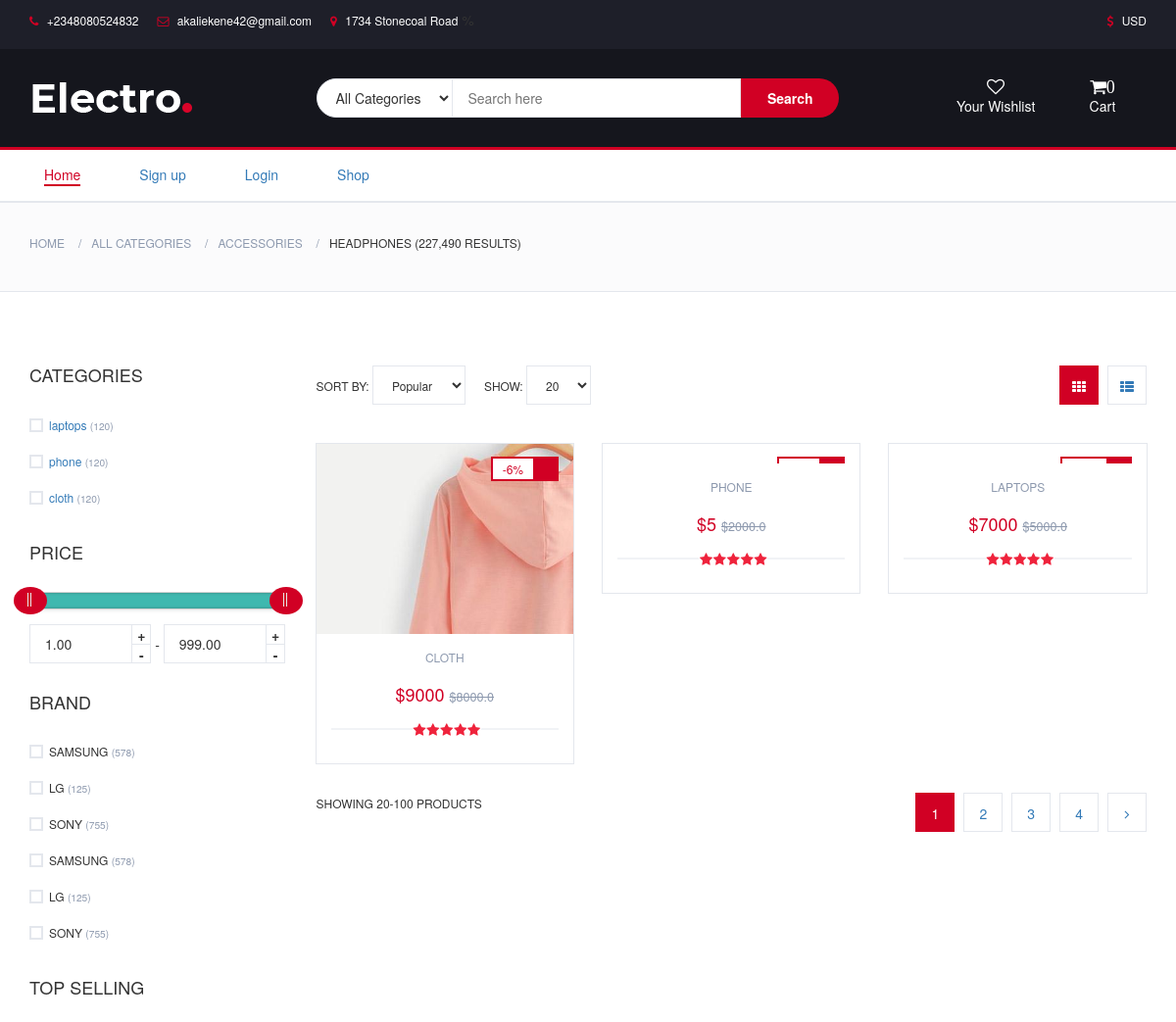
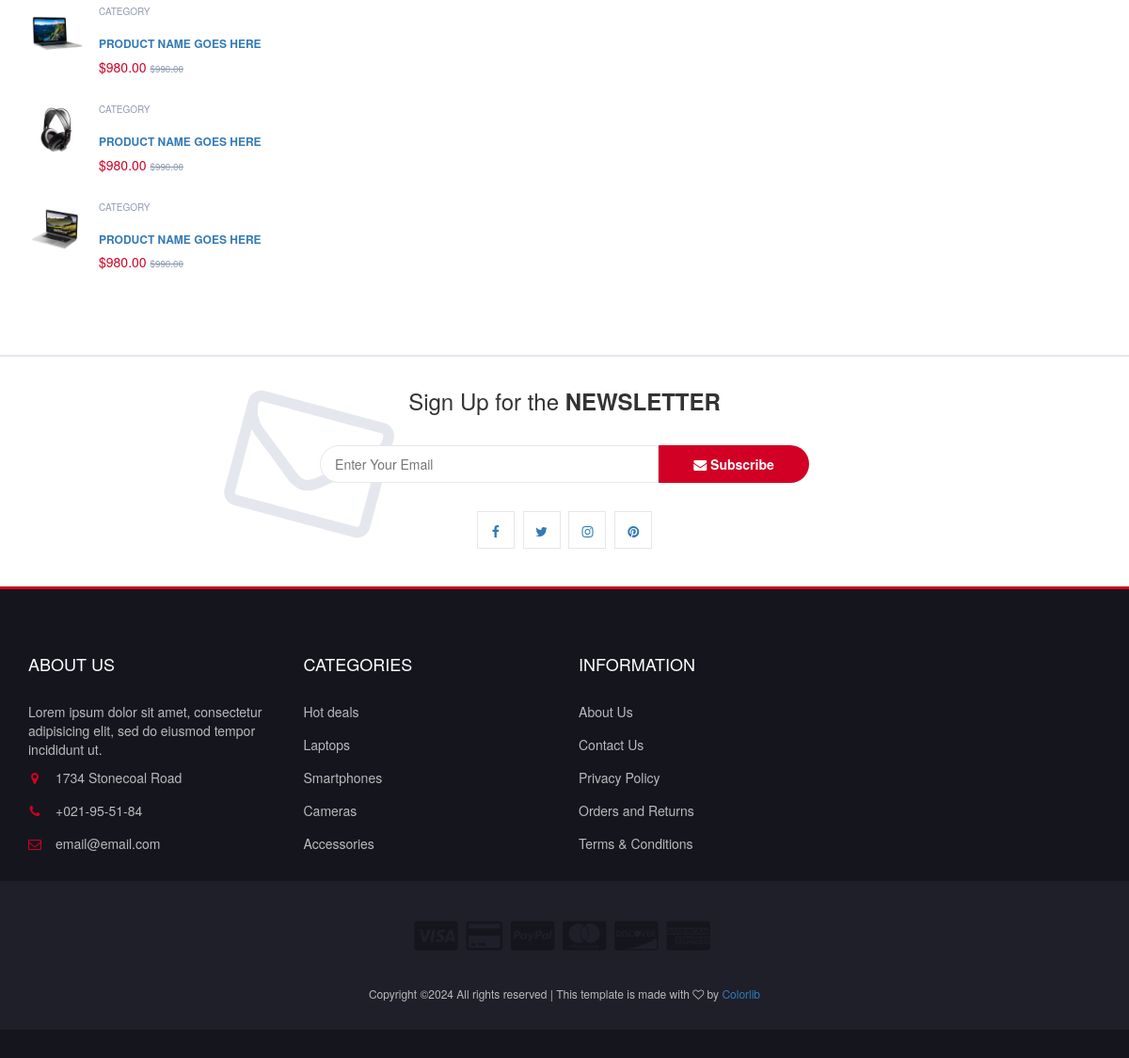
The page /web-project/product-shop on the database its author committed (2 pictures, top to bottom).
### frontend/models.py (models this page shows, shortened)
class Category(models.Model):
    name = models.CharField(max_length=150)
    image = models.FileField(upload_to="category", default=True)
    created_at = models.DateTimeField(auto_now_add=True)
    updated_at = models.DateTimeField(auto_now=True)
    def __str__(self):
        return self.name
    class Meta():
        verbose_name_plural = 'Category'

class Product(models.Model):
    name = models.CharField(max_length=50)
    image = models.FileField(upload_to="document")
    category = models.ForeignKey(Category, on_delete=models.CASCADE, default=True)
    discount = models.IntegerField(default=True)
    old = models.FloatField(default=True)
    price = models.IntegerField()
    num_site = models.IntegerField(default=0)
    created_by = models.CharField(max_length=50)
    user = models.ForeignKey(User, on_delete=models.CASCADE)
    description = models.TextField()
    likes = models.ManyToManyField(User, related_name='likes', blank=True)
    favourite = models.ManyToManyField(User, related_name='favourite', blank=True)
    created_at = models.DateTimeField(auto_now_add=True)
    updated_at = models.DateTimeField(auto_now=True)
    class Meta():
        verbose_name_plural = 'Product'
    class Meta():
        ordering = ['-created_at',]

### frontend/views.py (the view)
# urls.py: path('product-shop', views.shop, name='shop'),
def shop(request):
    post = Product.objects.all().order_by('-created_at')
    cat = Category.objects.all()
    return render(request, 'frontend/store.html', {'post':post, 'cat':cat})

### templates/frontend/store.html (shortened to what this page needs)
{% extends "frontend/base.html" %}
{% load static %}
{% block content %}
	<div id="breadcrumb" class="section">
		<div class="container">
			<div class="row">
				<div class="col-md-12">
					<ul class="breadcrumb-tree">
						<li><a href="#">Home</a></li>
						<li><a href="#">All Categories</a></li>
						<li><a href="#">Accessories</a></li>
						<li class="active">Headphones (227,490 Results)</li>
					</ul>
				</div>
			</div>
		</div>
	</div>
	<div class="section">
		<div class="container">
			<div class="row">
				<div id="aside" class="col-md-3">
					<div class="aside">
						<h3 class="aside-title">Categories</h3>
						<div class="checkbox-filter">
							{% for x in cat %}
							<div class="input-checkbox">
								<label for="category-1">
									<span></span>
									<a href="{% url 'frontend:categorydetail' x.id %}">{{ x.name }}</a>
									<small>(120)</small>
								</label>
							</div>
							{% endfor %}
						</div>
					</div>
					<div class="aside">
						<h3 class="aside-title">Price</h3>
						<div class="price-filter">
							<div id="price-slider"></div>
							<div class="input-number price-min">
								<input id="price-min" type="number">
								<span class="qty-up">+</span>
								<span class="qty-down">-</span>
							</div>
							<span>-</span>
							<div class="input-number price-max">
								<input id="price-max" type="number">
								<span class="qty-up">+</span>
								<span class="qty-down">-</span>
							</div>
						</div>
					</div>
					<div class="aside">
						<h3 class="aside-title">Brand</h3>
						<div class="checkbox-filter">
							<div class="input-checkbox">
								<label for="brand-1">
									<span></span>
									SAMSUNG
									<small>(578)</small>
								</label>
							</div>
							<div class="input-checkbox">
								<label for="brand-2">
									<span></span>
									LG
									<small>(125)</small>
								</label>
							</div>
							<div class="input-checkbox">
								<label for="brand-3">
									<span></span>
									SONY
									<small>(755)</small>
								</label>
							</div>
							<div class="input-checkbox">
								<label for="brand-4">
									<span></span>
									SAMSUNG
									<small>(578)</small>
								</label>
							</div>
							<div class="input-checkbox">
								<label for="brand-5">
									<span></span>
									LG
									<small>(125)</small>
								</label>
							</div>
							<div class="input-checkbox">
								<label for="brand-6">
									<span></span>
									SONY
									<small>(755)</small>
								</label>
							</div>
						</div>
					</div>
					<div class="aside">
						<h3 class="aside-title">Top selling</h3>
						<div class="product-widget">
							<div class="product-img">
								<img src="./img/product01.png" alt="">
							</div>
							<div class="product-body">
								<p class="product-category">Category</p>
								<h3 class="product-name"><a href="#">product name goes here</a></h3>
								<h4 class="product-price">$980.00 <del class="product-old-price">$990.00</del></h4>
							</div>
						</div>
						<div class="product-widget">
							<div class="product-img">
								<img src="./img/product02.png" alt="">
							</div>
							<div class="product-body">
								<p class="product-category">Category</p>
								<h3 class="product-name"><a href="#">product name goes here</a></h3>
								<h4 class="product-price">$980.00 <del class="product-old-price">$990.00</del></h4>
							</div>
						</div>
						<div class="product-widget">
							<div class="product-img">
								<img src="./img/product03.png" alt="">
							</div>
							<div class="product-body">
								<p class="product-category">Category</p>
								<h3 class="product-name"><a href="#">product name goes here</a></h3>
								<h4 class="product-price">$980.00 <del class="product-old-price">$990.00</del></h4>
							</div>
						</div>
					</div>
				</div>
				<div id="store" class="col-md-9">
					<div class="store-filter clearfix">
						<div class="store-sort">
							<label>
								Sort By:
								<select class="input-select">
									<option value="0">Popular</option>
								</select>
							</label>
							<label>
								Show:
								<select class="input-select">
									<option value="0">20</option>
								</select>
							</label>
						</div>
						<ul class="store-grid">
							<li class="active"><i class="fa fa-th"></i></li>
							<li><a href="#"><i class="fa fa-th-list"></i></a></li>
						</ul>
					</div>
					<div class="row">
						{% for x in post %}
						<a href="{% url 'frontend:two' x.id %}">
							<div class="col-md-4 col-xs-6">
								<div class="product">
									<div class="product-img">
										<img src="{{ x.image.url }}" alt="">
										<div class="product-label">
											<span class="sale">-{{ x.discount }}%</span>
											<span class="new">{{ x.selling }}</span>
										</div>
									</div>
									<div class="product-body">
										<p class="product-category">{{ x.category }}</p>
										<h4 class="product-price">${{ x.price }} <del class="product-old-price">${{ x.old }}</del></h4>
										<div class="product-rating">
											<i class="fa fa-star"></i>
											<i class="fa fa-star"></i>
											<i class="fa fa-star"></i>
											<i class="fa fa-star"></i>
											<i class="fa fa-star"></i>
										</div>
									</div>
									<div class="add-to-cart">
										<a href="{% url 'frontend:cart_add' x.id %}"><button class="add-to-cart-btn"> add to cart</button></a>
									</div>
								</div>
							</div>
						</a>
						{% endfor %}
					</div>
					<div class="store-filter clearfix">
						<span class="store-qty">Showing 20-100 products</span>
						<ul class="store-pagination">
							<li class="active">1</li>
							<li><a href="#">2</a></li>
							<li><a href="#">3</a></li>
							<li><a href="#">4</a></li>
							<li><a href="#"><i class="fa fa-angle-right"></i></a></li>
						</ul>
					</div>
				</div>
			</div>
		</div>
	</div>
{% endblock %}

### templates/frontend/base.html (shortened to what this page needs)
{% load static %}
<!DOCTYPE html>
<html lang="en">
	<head>
		<link rel="stylesheet" href="{% static 'frontend/css/joy.css' %}">
    	<link rel="stylesheet" href="{% static 'frontend/css/bootstrap.min.css' %}">
		<link type="text/css" rel="stylesheet" href="{% static 'frontend/css/slick.css' %}"/>
		<link type="text/css" rel="stylesheet" href="{% static 'frontend/css/slick-theme.css' %}"/>
		<link type="text/css" rel="stylesheet" href="{% static 'frontend/css/nouislider.min.css' %}"/>
		<link rel="stylesheet" href="{% static 'frontend/css/font-awesome.min.css' %}">
		<link rel="stylesheet" href="//cdn.jsdelivr.net/npm/alertifyjs@1.13.1/build/css/alertify.min.css"/>
		<link rel="stylesheet" href="//cdn.jsdelivr.net/npm/alertifyjs@1.13.1/build/css/themes/default.min.css"/>
    </head>
	<body>
		{% load cart_tag %}
		<header>
			<div id="top-header">
				<div class="container">
					<ul class="header-links pull-left">
						<li><a href="#"><i class="fa fa-phone"></i> +2348080524832</a></li>
						<li><a href="#"><i class="fa fa-envelope-o"></i> akaliekene42@gmail.com</a></li>
						<li><a href="#"><i class="fa fa-map-marker"></i> 1734 Stonecoal Road</a></li>
					</ul>
					<ul class="header-links pull-right">
						<li><a href="#"><i class="fa fa-dollar"></i> USD</a></li>
					</ul>
				</div>
			</div>
			<div id="header">
				<div class="container">
					<div class="row">
						<div class="col-md-3">
							<div class="header-logo">
								<a href="#" class="logo">
									<img src="{% static 'frontend/img/logo.png' %}" alt="">
								</a>
							</div>
						</div>
						<div class="col-md-6">
							<div class="header-search">
								<form action="{% url 'frontend:search' %}" method="get">
									<select class="input-select">
										<option value="0">All Categories</option>
									</select>
									<input class="input" name="search" placeholder="Search here">
									<button class="search-btn">Search</button>
								</form>
							</div>
						</div>
						<div class="col-md-3 clearfix">
							<div class="header-ctn">
								<div>
									<a href="#">
										<span><a href="{% url 'frontend:post_list' %}"><i class="fa fa-heart-o"></i>Your Wishlist</a></span>
									</a>
								</div>
								<div class="dropdown">
									<a href="{% url 'frontend:cart_detail' %}"><i class="fa fa-shopping-cart">{{request.session.cart|length}}</i>Cart</a>
								</div>
							</div>
						</div>
					</div>
				</div>
			</div>
		</header>
		<nav id="navigation">
			<div class="container">
				<div id="responsive-nav">
					<ul class="main-nav nav navbar-nav">
						<li class="active"><a href="{% url 'home' %}">Home</a></li>
						<li><a href="{% url 'frontend:register' %}">Sign up</a></li>
						<li><a href="{% url 'frontend:custom_login' %}">Login</a></li>
						<li><a href="{% url 'frontend:shop' %}">Shop</a></li>
					</ul>
				</div>
			</div>
		</nav>
                    {% block content %}
            {% endblock %}
{% if request.user.is_authenticated %}
    {% else %}
<div id="newsletter" class="section">
    <div class="container">
        <div class="row">
            <div class="col-md-12">
                <div class="newsletter">
                    <p>Sign Up for the <strong>NEWSLETTER</strong></p>
                    <form action="{% url 'frontend:newsletter' %}" method="post">
                        <input class="input" type="email" placeholder="Enter Your Email">
                        <button class="newsletter-btn"><i class="fa fa-envelope"></i> Subscribe</button>
                    </form>
					{% endif %}
                    <ul class="newsletter-follow">
                        <li>
                            <a href="#"><i class="fa fa-facebook"></i></a>
                        </li>
                        <li>
                            <a href="#"><i class="fa fa-twitter"></i></a>
                        </li>
                        <li>
                            <a href="#"><i class="fa fa-instagram"></i></a>
                        </li>
                        <li>
                            <a href="#"><i class="fa fa-pinterest"></i></a>
                        </li>
                    </ul>
                </div>
            </div>
        </div>
    </div>
</div>
<footer id="footer">
    <div class="section">
        <div class="container">
            <div class="row">
                <div class="col-md-3 col-xs-6">
                    <div class="footer">
                        <h3 class="footer-title">About Us</h3>
                        <p>Lorem ipsum dolor sit amet, consectetur adipisicing elit, sed do eiusmod tempor incididunt ut.</p>
                        <ul class="footer-links">
                            <li><a href="#"><i class="fa fa-map-marker"></i>1734 Stonecoal Road</a></li>
                            <li><a href="#"><i class="fa fa-phone"></i>+021-95-51-84</a></li>
                            <li><a href="#"><i class="fa fa-envelope-o"></i>email@email.com</a></li>
                        </ul>
                    </div>
                </div>
                <div class="col-md-3 col-xs-6">
                    <div class="footer">
                        <h3 class="footer-title">Categories</h3>
                        <ul class="footer-links">
                            <li><a href="#">Hot deals</a></li>
                            <li><a href="#">Laptops</a></li>
                            <li><a href="#">Smartphones</a></li>
                            <li><a href="#">Cameras</a></li>
                            <li><a href="#">Accessories</a></li>
                        </ul>
                    </div>
                </div>
                <div class="col-md-3 col-xs-6">
                    <div class="footer">
                        <h3 class="footer-title">Information</h3>
                        <ul class="footer-links">
                            <li><a href="{% url 'frontend:about' %}">About Us</a></li>
                            <li><a href="{% url 'frontend:contact' %}">Contact Us</a></li>
                            <li><a href="{% url 'frontend:privacy_policy' %}">Privacy Policy</a></li>
                            <li><a href="">Orders and Returns</a></li>
                            <li><a href="#">Terms & Conditions</a></li>
                        </ul>
                    </div>
                </div>
        </div>
    </div>
    <div id="bottom-footer" class="section">
        <div class="container">
            <div class="row">
                <div class="col-md-12 text-center">
                    <ul class="footer-payments">
                        <li><a href="#"><i class="fa fa-cc-visa"></i></a></li>
                        <li><a href="#"><i class="fa fa-credit-card"></i></a></li>
                        <li><a href="#"><i class="fa fa-cc-paypal"></i></a></li>
                        <li><a href="#"><i class="fa fa-cc-mastercard"></i></a></li>
                        <li><a href="#"><i class="fa fa-cc-discover"></i></a></li>
                        <li><a href="#"><i class="fa fa-cc-amex"></i></a></li>
                    </ul>
                    <span class="copyright">
                        Copyright &copy;<script>document.write(new Date().getFullYear());</script> All rights reserved | This template is made with <i class="fa fa-heart-o" aria-hidden="true"></i> by <a href="https://colorlib.com" target="_blank">Colorlib</a>
                    </span>
                </div>
            </div>
        </div>
    </div>
</footer>
</body>
</html>

### rows shown on the page
Category: name "laptops"
Category: name "phone"
Category: name "cloth"
Product: image (picture), discount "6", category "CLOTH", price "9000", old "8000.0"
Product: category "PHONE", price "5", old "2000.0"
Product: category "LAPTOPS", price "7000", old "5000.0"

### other values the page prints
{{ request.session.cart|length }} "0"
